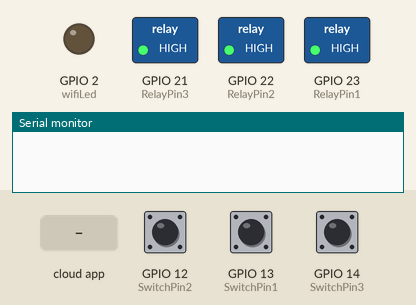
This sketch was run on a simulated ESP32. Shown: switched loads named in the sketch (green lamp = pin HIGH), output pins drawn as LEDs (lit = HIGH), the last lines printed to the serial monitor. Dashed ring = blinking. The test bench sets the inputs (shaded band); at power-on: GPIO 12 (SwitchPin2) HIGH, GPIO 13 (SwitchPin1) HIGH, GPIO 14 (SwitchPin3) HIGH. WiFi joins after 1.5 s; servers stay silent unless stated.

Above: at 2.7 s.
2.8 s: GPIO 12 (SwitchPin2) pulled LOW for 1 s
At 3.15 s:
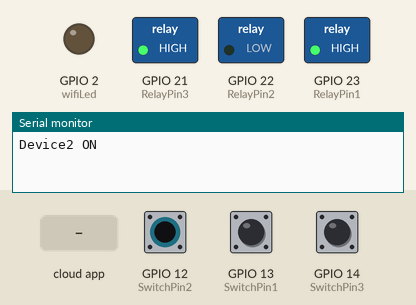
5.4 s: GPIO 13 (SwitchPin1) pulled LOW for 3.2 s
At 9.8 s:
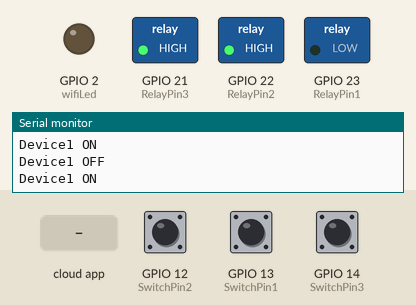
10.1 s: GPIO 14 (SwitchPin3) pulled LOW for 0.15 s
At 10.8 s:
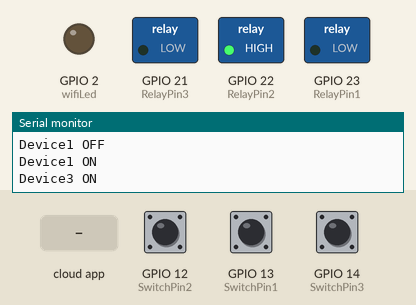
11.8 s: the phone or cloud app sets switch1 to 0
At 13.0 s:
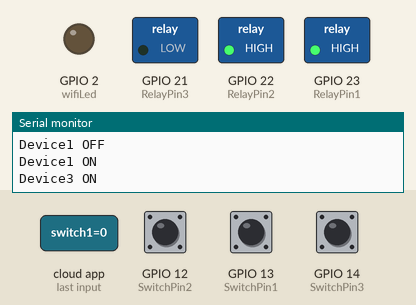
13.3 s: the phone or cloud app sets switch2 to 1
At 14.3 s:
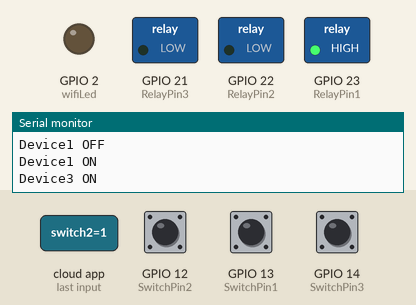
14.8 s: the phone or cloud app sets switch2 to 0
At 15.4 s:
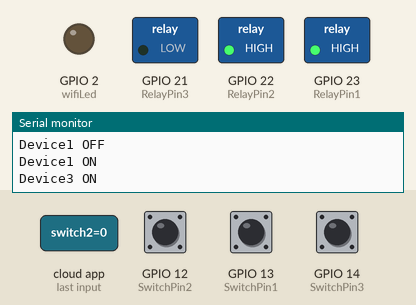
Timing chart, 0 to 17.3 s (numbered marks = the images above; inputs shaded):
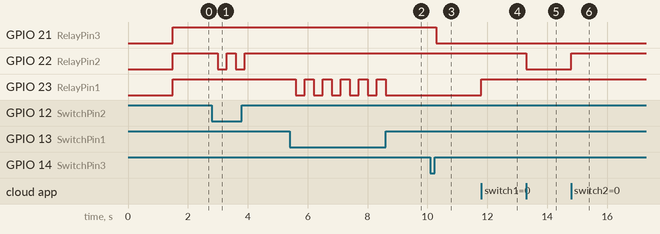

Measured:
- after the input at 2.8 s, GPIO 22 (RelayPin2): alternates HIGH for 0.30 s and LOW for 0.30 s, 4 changes in all, then stays HIGH, starting after 0.20 s
- after the input at 5.4 s, GPIO 23 (RelayPin1): alternates HIGH for 0.30 s and LOW for 0.30 s, 11 changes in all, then stays LOW, starting after 0.20 s
- after the input at 10.1 s, GPIO 21 (RelayPin3): HIGH → LOW after 0.20 s
- after the input at 11.8 s, GPIO 23 (RelayPin1): LOW → HIGH at once
- after the input at 13.3 s, GPIO 22 (RelayPin2): HIGH → LOW at once
- after the input at 14.8 s, GPIO 22 (RelayPin2): LOW → HIGH at once

The sketch:

DHT11_Using_PHP.ino
```cpp
//Using Arduino IoT Cloud App + MYSQL Database

#include <ArduinoIoTCloud.h>
#include <Arduino_ConnectionHandler.h>
#include <DHT.h>
#include <HTTPClient.h>


String URL = "YOUR LOCALHOST DHT11 .PHP";
unsigned long lastDataUploadTime = 0;
const unsigned long dataUploadInterval = 60000; // 60 seconds

void onSwitch1Change();
void onSwitch2Change();
void onSwitch3Change();
void sendDataHTTP(float temperature, float humidity);

const char THING_ID[]           = "YOUR THING ID";
const char DEVICE_LOGIN_NAME[]  = "YOUR DEVICE LOGIN NAME";
const char SSID[]               = "YOUR WIFI SSID";
const char PASS[]               = "YOUR PASSWORD WIFI";
const char DEVICE_KEY[]         = "YOUR DEVICE KEY";

#define DHTPIN 16
#define RelayPin1 23
#define RelayPin2 22
#define RelayPin3 21
#define SwitchPin1 13
#define SwitchPin2 12
#define SwitchPin3 14
#define wifiLed    2

#define DHTTYPE DHT11

DHT dht(DHTPIN, DHTTYPE);

int toggleState_1 = 0;
int toggleState_2 = 0;
int toggleState_3 = 0;

float temperature1 = 0;
float humidity1   = 0;
int   reconnectFlag = 0;

CloudSwitch switch1;
CloudSwitch switch2;
CloudSwitch switch3;
CloudTemperatureSensor temperature;

void initProperties(){
  ArduinoCloud.setBoardId(DEVICE_LOGIN_NAME);
  ArduinoCloud.setSecretDeviceKey(DEVICE_KEY);
  ArduinoCloud.setThingId(THING_ID);
  ArduinoCloud.addProperty(switch1, READWRITE, ON_CHANGE, onSwitch1Change);
  ArduinoCloud.addProperty(switch2, READWRITE, ON_CHANGE, onSwitch2Change);
  ArduinoCloud.addProperty(switch3, READWRITE, ON_CHANGE, onSwitch3Change);
  ArduinoCloud.addProperty(temperature, READ, 60 * SECONDS, NULL);
}

WiFiConnectionHandler ArduinoIoTPreferredConnection(SSID, PASS);

void readSensor(){
  float h = dht.readHumidity();
  float t = dht.readTemperature();

  if (isnan(h) || isnan(t)) {
    Serial.println("Failed to read from DHT sensor!");
    return;
  } else {
    humidity1 = h;
    temperature1 = t;
  }
}

void sendSensor(){
  if (millis() - lastDataUploadTime >= dataUploadInterval) {
    readSensor();

    // Update Arduino Cloud properties
    temperature = temperature1;
    switch1 = toggleState_1;
    switch2 = toggleState_2;
    switch3 = toggleState_3;

    // Send data to MySQL
    sendDataHTTP(temperature1, humidity1);

    lastDataUploadTime = millis();
  }
}

void relayOnOff(int relay) {
  switch (relay) {
    case 1:
      if (toggleState_1 == 0) {
        digitalWrite(RelayPin1, LOW); // turn on relay 1
        toggleState_1 = 1;
        Serial.println("Device1 ON");
      }
      else {
        digitalWrite(RelayPin1, HIGH); // turn off relay 1
        toggleState_1 = 0;
        Serial.println("Device1 OFF");
      }
      delay(100);
      break;
    case 2:
    if (toggleState_2 == 0) {
        digitalWrite(RelayPin2, LOW); // turn on relay 2
        toggleState_2 = 1;
        Serial.println("Device2 ON");
      }
      else {
        digitalWrite(RelayPin2, HIGH); // turn off relay 2
        toggleState_2 = 0;
        Serial.println("Device2 OFF");
      }
      delay(100);
      break;
    case 3:
    if (toggleState_3 == 0) {
        digitalWrite(RelayPin3, LOW); // turn on relay 3
        toggleState_3 = 1;
        Serial.println("Device3 ON");
      } else {
        digitalWrite(RelayPin3, HIGH); // turn off relay 3
        toggleState_3 = 0;
        Serial.println("Device3 OFF");
      }
      delay(100);
      break;
    default : break;
  }
}

void manual_control() {
    if (digitalRead(SwitchPin1) == LOW) {
    delay(200);
    relayOnOff(1);
    switch1 = toggleState_1;
  } else if (digitalRead(SwitchPin2) == LOW) {
    delay(200);
    relayOnOff(2);
    switch2 = toggleState_2;
  } else if (digitalRead(SwitchPin3) == LOW) {
    delay(200);
    relayOnOff(3);
    switch3 = toggleState_3;
  }
}

void doThisOnConnect(){
  Serial.println("Board successfully connected to Arduino IoT Cloud");
  digitalWrite(wifiLed, HIGH);
}

void doThisOnSync(){
  Serial.println("Thing Properties synchronized");
}

void doThisOnDisconnect(){
  Serial.println("Board disconnected from Arduino IoT Cloud");
  digitalWrite(wifiLed, LOW);
}

void setup() {
  Serial.begin(9600);
  delay(1500);

  initProperties();
  dht.begin();

  ArduinoCloud.begin(ArduinoIoTPreferredConnection);
  ArduinoCloud.addCallback(ArduinoIoTCloudEvent::CONNECT, doThisOnConnect);
  ArduinoCloud.addCallback(ArduinoIoTCloudEvent::SYNC, doThisOnSync);
  ArduinoCloud.addCallback(ArduinoIoTCloudEvent::DISCONNECT, doThisOnDisconnect);

  setDebugMessageLevel(2);
  ArduinoCloud.printDebugInfo();

  pinMode(RelayPin1, OUTPUT);
  pinMode(RelayPin2, OUTPUT);
  pinMode(RelayPin3, OUTPUT);

  pinMode(wifiLed, OUTPUT);

  pinMode(SwitchPin1, INPUT_PULLUP);
  pinMode(SwitchPin2, INPUT_PULLUP);
  pinMode(SwitchPin3, INPUT_PULLUP);

  digitalWrite(RelayPin1, HIGH);
  digitalWrite(RelayPin2, HIGH);
  digitalWrite(RelayPin3, HIGH);
}

void loop() {
  ArduinoCloud.update();
  manual_control();
  sendSensor();
}

void onSwitch1Change() {
  if (switch1 == 1) {
    digitalWrite(RelayPin1, LOW);
    toggleState_1 = 1;
  } else {
    digitalWrite(RelayPin1, HIGH);
    toggleState_1 = 0;
  }
}

void onSwitch2Change() {
  if (switch2 == 1) {
    digitalWrite(RelayPin2, LOW);
    toggleState_2 = 1;
  } else {
    digitalWrite(RelayPin2, HIGH);
    toggleState_2 = 0;
  }
}

void onSwitch3Change() {
  if (switch3 == 1) {
    digitalWrite(RelayPin3, LOW);
    toggleState_3 = 1;
  } else {
    digitalWrite(RelayPin3, HIGH);
    toggleState_3 = 0;
  }
}

void sendDataHTTP(float temperature, float humidity) {
  HTTPClient http;

  http.begin(URL);
  http.addHeader("Content-Type", "application/x-www-form-urlencoded");

  String data = "Temperature=" + String(temperature) + "&Humidity=" + String(humidity);

  int httpResponseCode = http.POST(data);

  if (httpResponseCode > 0) {
    Serial.print("HTTP Response code: ");
    Serial.println(httpResponseCode);
    String payload = http.getString();
    Serial.println(payload);
  } else {
    Serial.print("HTTP Error code: ");
    Serial.println(httpResponseCode);
  }

  http.end();
}
```
